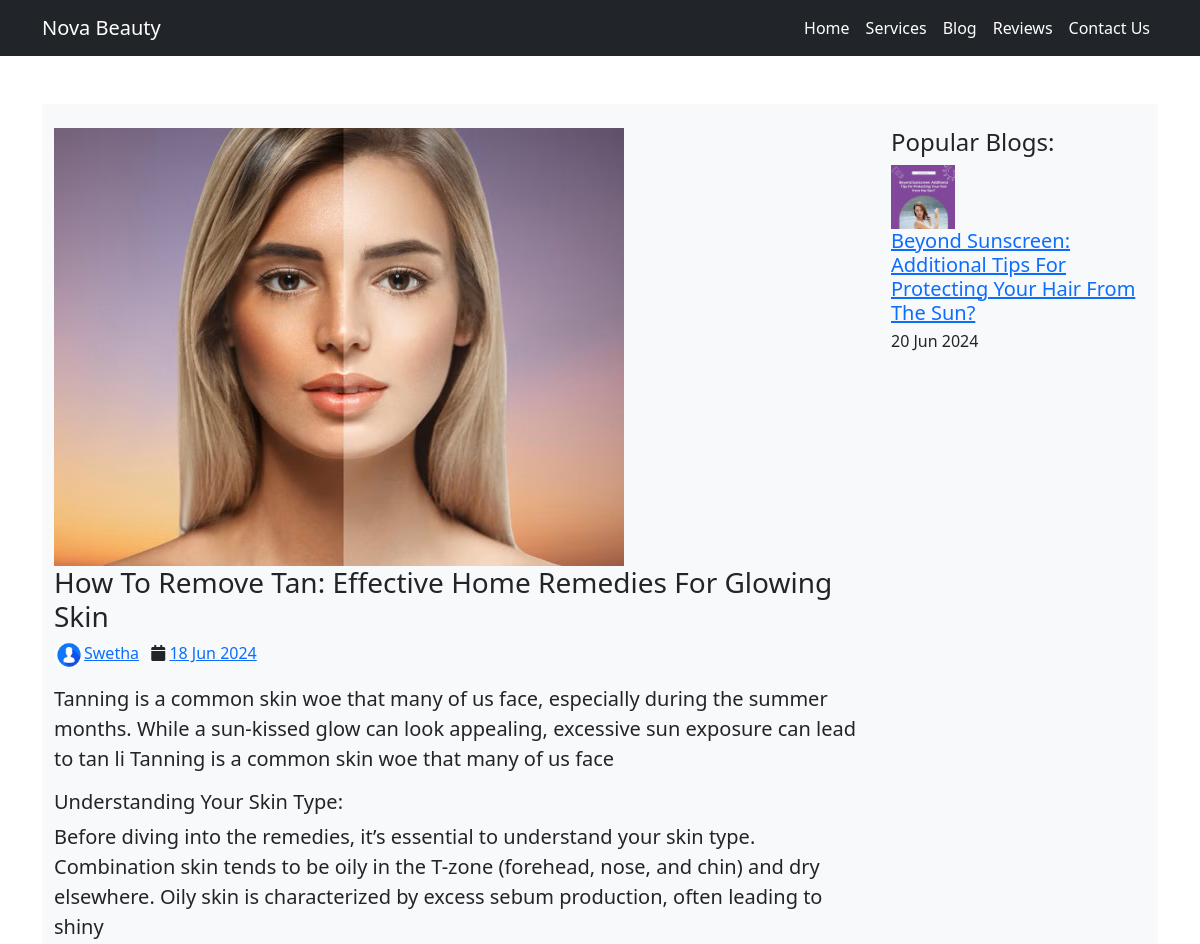
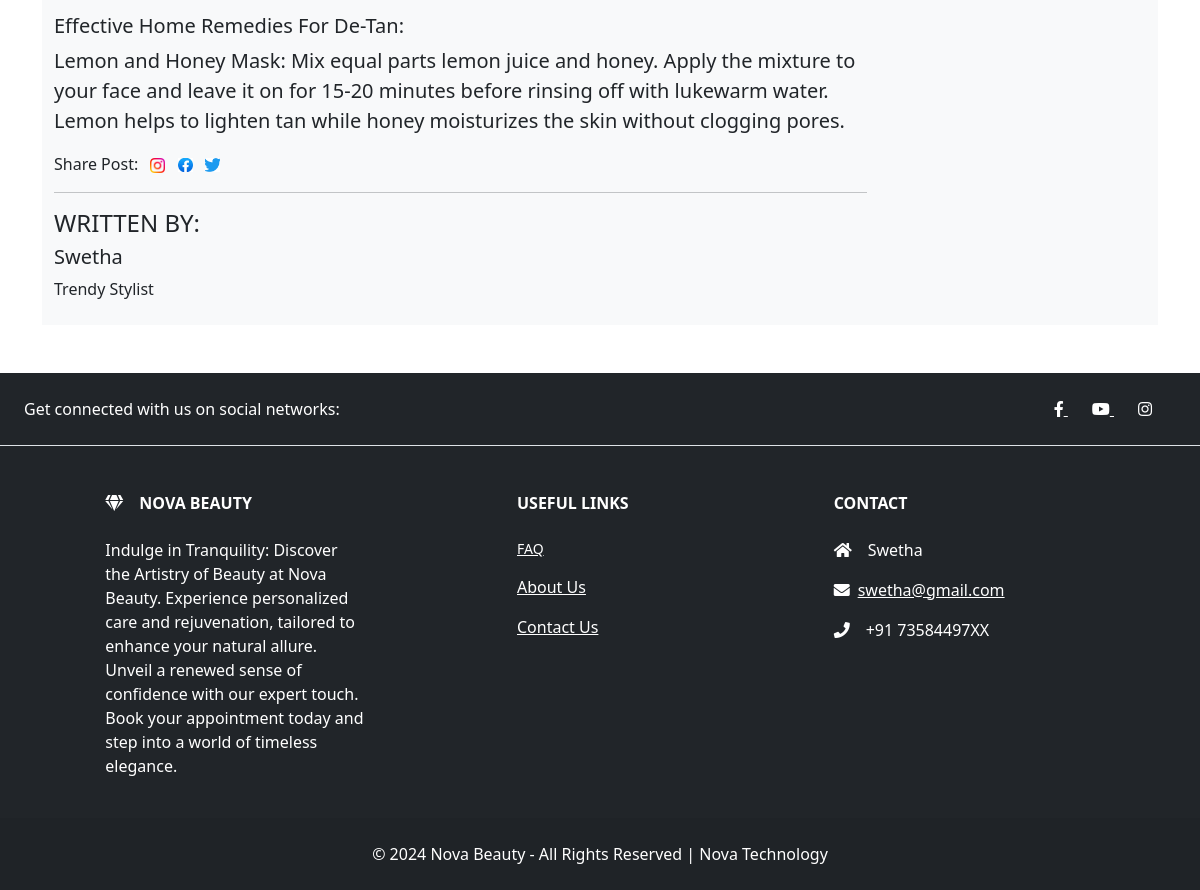
/blogs/howtore, run on the app's committed database (2 pictures, top to bottom).
### parlour/models.py (models this page shows, shortened)
class blogcat(models.Model):
    title = models.CharField(max_length=100, null=False, blank=False)
    created_at = models.DateTimeField(auto_now_add=True)
    text = models.CharField(max_length=250, null=False, blank=False)
    description_title1 = models.CharField(max_length=100, null=True, blank=True)
    description1 = models.CharField(max_length=250, null=True, blank=True)
    description_title2 = models.CharField(max_length=100, null=True, blank=True)
    description2 = models.CharField(max_length=250, null=True, blank=True)
    image = models.ImageField(upload_to=getfilenames, blank=True, null=True)
    status = models.BooleanField(default=False, help_text="0-Available 1-Suspended")
    author =  models.CharField(max_length=100, null=False, blank=False)
    About_Author =  models.CharField(max_length=200, null=False, blank=False)
    slug = models.CharField(max_length=10, null=False, blank=False)

### parlour/views.py (the view)
# urls.py: path('blogs/<str:tname>',v1.blogview,name='blogview'),
def blogview(request, tname):
    blogvi = get_object_or_404(blogcat, slug=tname, status=0)
    other_blogs = blogcat.objects.filter(status=0).exclude(slug=tname).order_by('?')[:3]
    return render(request, 'parlour/blogview.html', {'blogvi': blogvi,'other_blogs':other_blogs})

### templates/parlour/blogview.html (shortened to what this page needs)
{% extends 'parlour/main.html' %}
{% load static %}
{% block content %}
	<div class="container">
	<section class="bg-light py-4 my-5">
		<link rel="stylesheet" href="https://cdnjs.cloudflare.com/ajax/libs/font-awesome/4.7.0/css/font-awesome.min.css">
<div class="container pb50">
    <div class="row">
        <div class="col-md-9 mb40">
            <article>
                <img src="{{blogvi.image.url}}" alt="{{blog.author}}" class="img-fluid mb30">
                <div class="post-content">
                    <h3>{{blogvi.title}}</h3>
                    <ul class="post-meta list-inline">
                        <li class="list-inline-item">
                        <img src="{% static 'images/default-user.jpg' %}" alt="Author Image" class="img-fluid rounded-circle" width="30" height="30"><a href="#">{{blogvi.author}}</a>
                        </li>
                        <li class="list-inline-item">
                            <i class="fa fa-calendar-o"></i> <a href="#">{{blogvi.created_at|date:"d M Y"}}</a>
                        </li>
                    </ul>
                    <p class="lead">{{blogvi.text}}</p>
					<h5>{{blogvi.description_title1}}</h5>
                    <p class="lead">{{blogvi.description1}}</p>
					<h5>{{blogvi.description_title2}}</h5>
                    <p class="lead">{{blogvi.description2}}</p>
                    <ul class="list-inline share-buttons">
                        <li class="list-inline-item">Share Post:</li>
                       <li class="list-inline-item">
							<a href="https://www.instagram.com/accounts/login/?hl=en" class="social-icon-sm si-dark si-colored-facebook si-gray-round">
								<img src="{% static 'images/instagram.png' %}" alt="Instagaram" class="img-fluid" width="15" height="10">
							</a>
						</li>
                         <li class="list-inline-item">
							<a href="https://www.facebook.com/" class="social-icon-sm si-dark si-colored-facebook si-gray-round">
								<img src="{% static 'images/facebooks.jpg' %}" alt="Facebook" class="img-fluid" width="15" height="10">
							</a>
						</li>
                         <li class="list-inline-item">
							<a href="https://www.twitter.com/" class="social-icon-sm si-dark si-colored-facebook si-gray-round">
								<img src="{% static 'images/twitter.png' %}" alt="Twitter" class="img-fluid" width="15" height="10">
							</a>
						</li>
                    </ul>
                    <hr class="mb40">
                    <h4 class="mb40 text-uppercase font500">Written By:</h4>
                    <div class="media mb40">
                        <div class="media-body">
                            <h5 class="mt-0 font700">{{blogvi.author}}</h5> {{blogvi.About_Author}}
                        </div>
                    </div>
                </div>
            </article>
        </div>
        <div class="col-md-3 mb40">
            <div>
                <h4 class="sidebar-title">Popular Blogs:</h4>
                <ul class="list-unstyled">
				{% for other in other_blogs %}
                    <li class="media">
                        <img class="d-flex mr-3 img-fluid" width="64" src="{{other.image.url}}" alt="Generic placeholder image">
                        <div class="media-body">
                            <h5 class="mt-0 mb-1"><a href="{% url 'blogview' other.slug %}">{{other.title}}</a></h5> {{other.created_at|date:"d M Y"}}
                        </div>
                    </li>
				{% endfor %}
                </ul>
            </div>
        </div>
    </div>
</div>
	</section>
	</div>
{% endblock content %}

### data on the page
blogcat: image (picture), title "How To Remove Tan: Effective Home Remedies For Glowing Skin", author "Swetha", created_at "18 Jun 2024", text "Tanning is a common skin woe that many of us face, especially during the summer months. While a sun-kissed glow can look appealing, excessive sun exposure can lead to tan li Tanning is a common skin woe that many of us face", description_title1 "Understanding Your Skin Type:", description1 "Before diving into the remedies, it’s essential to understand your skin type. Combination skin tends to be oily in the T-zone (forehead, nose, and chin) and dry elsewhere. Oily skin is characterized by excess sebum production, often leading to shiny", description_title2 "Effective Home Remedies For De-Tan:", description2 "Lemon and Honey Mask: Mix equal parts lemon juice and honey. Apply the mixture to your face and leave it on for 15-20 minutes before rinsing off with lukewarm water. Lemon helps to lighten tan while honey moisturizes the skin without clogging pores.", About_Author "Trendy Stylist"
blogcat: image (picture), title "Beyond Sunscreen: Additional Tips For Protecting Your Hair From The Sun?", created_at "20 Jun 2024"
